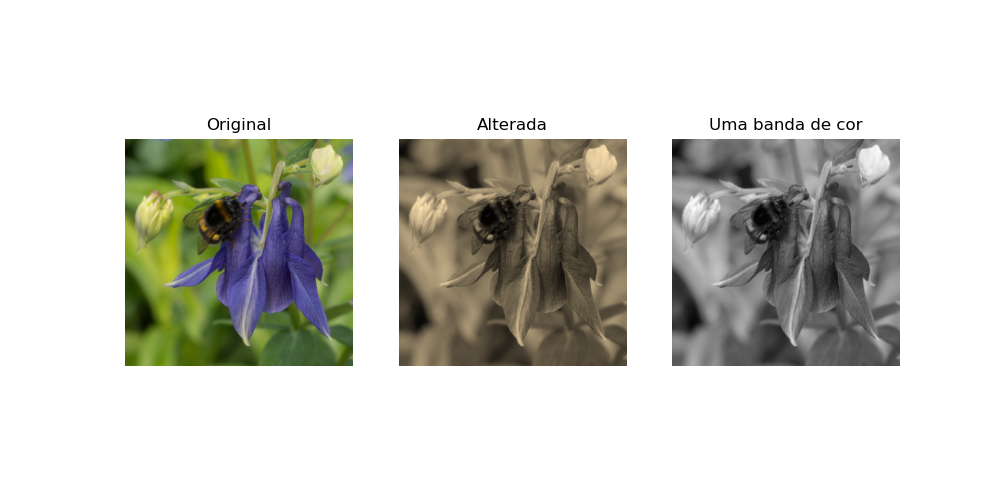

Write Python code to recreate this figure.
'''
Universidade Estadual de Campinas
Instituto de Computação

MO443 - Introdução ao Processamento Digital de Imagem - 1S2023
Professor Hélio Pedrini

Trabalho 01


Aluno:
Maurício Pereira Lopes
RA: 225242
'''

# ------------------------------------------
# Carregamento de bibliotecas
import imageio as iio
import matplotlib.pyplot as plt
import numpy as np
import random
# ------------------------------------------


# ------------------------------------------
# Questão 1.4 - Imagens coloridas
# ------------------------------------------


# ------------------------------------------
# (a) dada uma imagem colorida no formato RGB,
# altere a imagem conforme as seguintes operações
#
# R' = 0.393R + 0.769G + 0.189B
# G' = 0.349R + 0.686G + 0.168B
# B' = 0.272R + 0.534G + 0.131B
# ------------------------------------------

# lendo uma imagem colorida
im_color = iio.imread('https://webpages.tuni.fi/imaging/tampere17/t095.png')

# cálculos
nova_im = np.ones((512, 512, 3))
nova_im[:, :, 0] = im_color[:, :, 0] * 0.393 + im_color[:, :, 1] * 0.769 + im_color[:, :, 2] * 0.189
nova_im[:, :, 1] = im_color[:, :, 0] * 0.349 + im_color[:, :, 1] * 0.686 + im_color[:, :, 2] * 0.168
nova_im[:, :, 2] = im_color[:, :, 0] * 0.272 + im_color[:, :, 1] * 0.534 + im_color[:, :, 2] * 0.131

# ajusde da imagem para profundidade de 0 a 255
nova_im = (((nova_im - nova_im.min()) * 255) / (nova_im.max() - nova_im.min())).astype(int)


# ------------------------------------------
# (b) dada uma imagem colorida no formato RGB,
# altere a imagem tal que ela contenha apenas
# uma banda de cor, cujos valores são calculados
# pela médis ponderada:
#
# I = 0.2989R + 0.5870G + 0.1140B
# ------------------------------------------
I = np.array((512, 512))
I = (im_color[:, : , 0] * 0.2989 + im_color[:, : , 1] * 0.5870 + im_color[:, : , 2] * 0.1140).astype(int)



# ------------------------------------------
# plot das imagens
# ------------------------------------------
imagens = [im_color, nova_im, I]
labels = ["Original", "Alterada", "Uma banda de cor"]
fig, axs = plt.subplots(1, 3, figsize=(10, 5))
for i in range(3):
	axs[i].imshow(imagens[i], cmap = "gray")
	axs[i].set_title(label = labels[i])
	axs[i].axis("off")
plt.savefig("trabalho01-questao1.4.png")
plt.show()






















